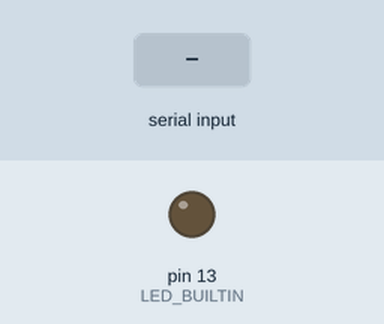
Simulated run of this sketch. Board: Arduino Uno, built with avr-gcc and run on an emulated ATmega328P. Parts: output pins drawn as LEDs (lit = HIGH). The inputs (shaded band) are chosen by the test bench.

Above: at 1.2 s.
1.3 s: "w" received over Serial
At 3.2 s:
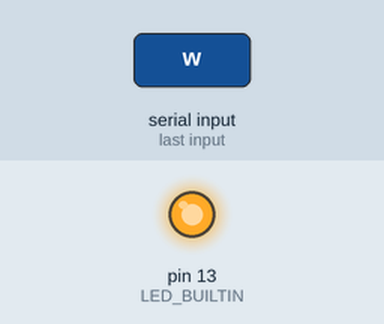
3.5 s: "t" received over Serial
At 5.0 s:
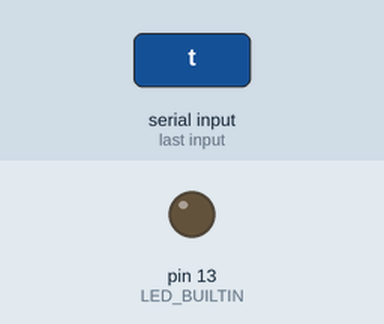
Timing chart, 0 to 6.5 s (numbered marks = the images above; inputs shaded):
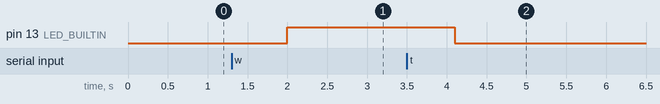

Measured:
- after the input at 1.3 s, pin 13 (LED_BUILTIN): LOW → HIGH after 0.70 s
- after the input at 3.5 s, pin 13 (LED_BUILTIN): HIGH → LOW after 0.60 s

The sketch:

ArduinoCode.ino
```cpp
void setup() {

  Serial.begin(9600);

  pinMode(LED_BUILTIN, OUTPUT);

  digitalWrite(LED_BUILTIN, LOW);
}

void loop() {

   if(Serial.available() > 0)
    {
      char ReaderFromNode;
      ReaderFromNode = (char) Serial.read();
      convertToState(ReaderFromNode);
    }
  delay(1000);
}

void convertToState(char chr) {
  if(chr=='w'){
    digitalWrite(LED_BUILTIN, HIGH);
    delay(100);
  }
  if(chr=='t'){
    digitalWrite(LED_BUILTIN, LOW);
    delay(100);
  }
}
```
